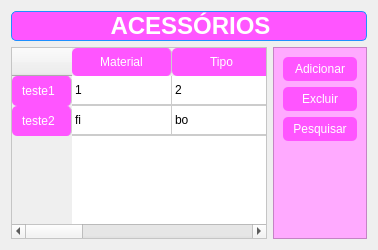
                <widget class="QWidget" name="tab_3">
                 <attribute name="title">
                  <string>Acessórios</string>
                 </attribute>
                 <layout class="QVBoxLayout" name="verticalLayout_6">
                  <item>
                   <widget class="QLabel" name="label_6">
                    <property name="styleSheet">
                     <string notr="true">QFrame {
    background-color: #ff55ff; /* Azul */
    border-radius: 5px;
    border: 1px solid #1e90ff; /* Azul */
}

/* Define a cor quando o mouse estiver em cima do QFrame */
QFrame:hover {
    background-color: black;
    border: 1px solid #1e90ff; /* Azul */
}

/* Define a cor do texto dentro do QFrame */
QFrame QLabel {
    color: black;
    padding: 5px 10px;
}</string>
                    </property>
                    <property name="text">
                     <string>&lt;html&gt;&lt;head/&gt;&lt;body&gt;&lt;p align=&quot;center&quot;&gt;&lt;span style=&quot; font-size:18pt; font-weight:600; color:#ffffff;&quot;&gt;ACESSÓRIOS&lt;/span&gt;&lt;/p&gt;&lt;/body&gt;&lt;/html&gt;</string>
                    </property>
                   </widget>
                  </item>
                  <item>
                   <layout class="QHBoxLayout" name="horizontalLayout_7">
                    <item>
                     <widget class="QTableWidget" name="tableWidget_3">
                      <property name="styleSheet">
                       <string notr="true">/* Define a cor das células */
QTableView {
    background-color: white;
    color: black;
    selection-background-color: #ff55ff;
    selection-color: white;
    gridline-color: #cccccc;
}

/* Define o estilo das linhas */
QTableView::item {
    border-bottom: 1px solid #cccccc;
}

/* Define o estilo das colunas */
QHeaderView::section {
    background-color: #ff55ff;
    color: white;
    border-radius: 5px;
    padding: 5px 10px;
    border-right: 1px solid #cccccc;
}

/* Define a cor de fundo dos headers quando selecionados */
QHeaderView::section:selected {
    background-color: black;
    color: #ff55ff;
    border: 1px solid #ff55ff;
    border-radius: 5px;
    padding: 5px 10px;
}

/* Define a borda inferior nos headers */
QHeaderView::section:bottom {
    border-bottom: 1px solid #cccccc;
}
{
table.setCornerWidget(None)
}

</string>
                      </property>
                      <row>
                       <property name="text">
                        <string>teste1</string>
                       </property>
                      </row>
                      <row>
                       <property name="text">
                        <string>teste2</string>
                       </property>
                      </row>
                      <column>
                       <property name="text">
                        <string>Material</string>
                       </property>
                      </column>
                      <column>
                       <property name="text">
                        <string>Tipo</string>
                       </property>
                      </column>
                      <column>
                       <property name="text">
                        <string>Tamanho</string>
                       </property>
                      </column>
                      <column>
                       <property name="text">
                        <string>Preço</string>
                       </property>
                      </column>
                      <item row="0" column="0">
                       <property name="text">
                        <string>1</string>
                       </property>
                      </item>
                      <item row="0" column="1">
                       <property name="text">
                        <string>2</string>
                       </property>
                      </item>
                      <item row="0" column="2">
                       <property name="text">
                        <string>3</string>
                       </property>
                      </item>
                      <item row="0" column="3">
                       <property name="text">
                        <string>4</string>
                       </property>
                      </item>
                      <item row="1" column="0">
                       <property name="text">
                        <string>fi</string>
                       </property>
                      </item>
                      <item row="1" column="1">
                       <property name="text">
                        <string>bo</string>
                       </property>
                      </item>
                      <item row="1" column="2">
                       <property name="text">
                        <string>na</string>
                       </property>
                      </item>
                      <item row="1" column="3">
                       <property name="text">
                        <string>cci</string>
                       </property>
                      </item>
                     </widget>
                    </item>
                    <item>
                     <widget class="QFrame" name="frame_5">
                      <property name="styleSheet">
                       <string notr="true">background-color: rgb(255, 170, 255);</string>
                      </property>
                      <property name="frameShape">
                       <enum>QFrame::StyledPanel</enum>
                      </property>
                      <property name="frameShadow">
                       <enum>QFrame::Raised</enum>
                      </property>
                      <layout class="QVBoxLayout" name="verticalLayout_13">
                       <item>
                        <widget class="QPushButton" name="btn_adicionar_3">
                         <property name="styleSheet">
                          <string notr="true">QPushButton {
    background-color: #ff55ff; /* Azul */
    color: white;
    border-radius: 5px;
    padding: 5px 10px;
}

/* Define a cor quando o mouse estiver em cima do botão */
QPushButton:hover {
    background-color: white;
    color: #1e90ff; /* Azul */
}</string>
                         </property>
                         <property name="text">
                          <string>Adicionar</string>
                         </property>
                        </widget>
                       </item>
                       <item>
                        <widget class="QPushButton" name="btn_excluir_3">
                         <property name="styleSheet">
                          <string notr="true">QPushButton {
    background-color: #ff55ff; /* Azul */
    color: white;
    border-radius: 5px;
    padding: 5px 10px;
}

/* Define a cor quando o mouse estiver em cima do botão */
QPushButton:hover {
    background-color: white;
    color: #1e90ff; /* Azul */
}</string>
                         </property>
                         <property name="text">
                          <string>Excluir</string>
                         </property>
                        </widget>
                       </item>
                       <item>
                        <widget class="QPushButton" name="btn_pesquisar_3">
                         <property name="styleSheet">
                          <string notr="true">QPushButton {
    background-color: #ff55ff; /* Azul */
    color: white;
    border-radius: 5px;
    padding: 5px 10px;
}

/* Define a cor quando o mouse estiver em cima do botão */
QPushButton:hover {
    background-color: white;
    color: #1e90ff; /* Azul */
}</string>
                         </property>
                         <property name="text">
                          <string>Pesquisar</string>
                         </property>
                        </widget>
                       </item>
                       <item>
                        <spacer name="verticalSpacer_4">
                         <property name="orientation">
                          <enum>Qt::Vertical</enum>
                         </property>
                         <property name="sizeHint" stdset="0">
                          <size>
                           <width>20</width>
                           <height>40</height>
                          </size>
                         </property>
                        </spacer>
                       </item>
                      </layout>
                     </widget>
                    </item>
                   </layout>
                  </item>
                 </layout>
                </widget>
